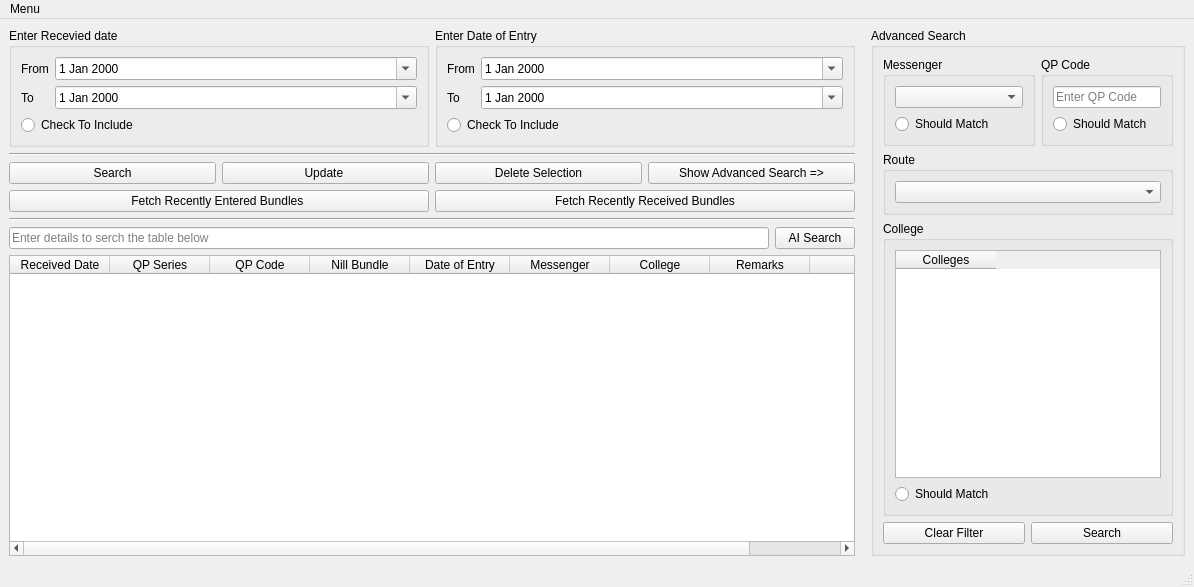
<?xml version="1.0" encoding="UTF-8"?>
<ui version="4.0">
 <class>BundleBrowser</class>
 <widget class="QMainWindow" name="BundleBrowser">
  <property name="geometry">
   <rect>
    <x>0</x>
    <y>0</y>
    <width>1194</width>
    <height>587</height>
   </rect>
  </property>
  <property name="windowTitle">
   <string>Bundle Browser</string>
  </property>
  <property name="windowIcon">
   <iconset>
    <normaloff>../../../../.designer/backup/search.png</normaloff>../../../../.designer/backup/search.png</iconset>
  </property>
  <property name="tabShape">
   <enum>QTabWidget::Rounded</enum>
  </property>
  <widget class="QWidget" name="centralwidget">
   <layout class="QHBoxLayout" name="horizontalLayout_4">
    <item>
     <layout class="QVBoxLayout" name="MainvVL">
      <property name="sizeConstraint">
       <enum>QLayout::SetNoConstraint</enum>
      </property>
      <item>
       <layout class="QHBoxLayout" name="dateEditHL">
        <item>
         <widget class="QGroupBox" name="groupBox_2">
          <property name="title">
           <string>Enter Recevied date</string>
          </property>
          <layout class="QVBoxLayout" name="verticalLayout_4">
           <item>
            <layout class="QGridLayout" name="gridLayout">
             <property name="topMargin">
              <number>0</number>
             </property>
             <item row="0" column="1">
              <widget class="QDateEdit" name="receviedFromDateEdit">
               <property name="sizePolicy">
                <sizepolicy hsizetype="Expanding" vsizetype="Fixed">
                 <horstretch>0</horstretch>
                 <verstretch>0</verstretch>
                </sizepolicy>
               </property>
               <property name="maximumDateTime">
                <datetime>
                 <hour>12</hour>
                 <minute>59</minute>
                 <second>59</second>
                 <year>9999</year>
                 <month>12</month>
                 <day>31</day>
                </datetime>
               </property>
               <property name="minimumDate">
                <date>
                 <year>1752</year>
                 <month>9</month>
                 <day>14</day>
                </date>
               </property>
               <property name="calendarPopup">
                <bool>true</bool>
               </property>
              </widget>
             </item>
             <item row="0" column="0">
              <widget class="QLabel" name="label">
               <property name="text">
                <string>From</string>
               </property>
              </widget>
             </item>
             <item row="1" column="0">
              <widget class="QLabel" name="label_2">
               <property name="text">
                <string>To</string>
               </property>
              </widget>
             </item>
             <item row="1" column="1">
              <widget class="QDateEdit" name="receivedToDateEdit">
               <property name="calendarPopup">
                <bool>true</bool>
               </property>
              </widget>
             </item>
            </layout>
           </item>
           <item>
            <widget class="QRadioButton" name="receviedDateRB">
             <property name="sizePolicy">
              <sizepolicy hsizetype="Fixed" vsizetype="Fixed">
               <horstretch>0</horstretch>
               <verstretch>0</verstretch>
              </sizepolicy>
             </property>
             <property name="minimumSize">
              <size>
               <width>126</width>
               <height>0</height>
              </size>
             </property>
             <property name="contextMenuPolicy">
              <enum>Qt::DefaultContextMenu</enum>
             </property>
             <property name="text">
              <string>Check To Include</string>
             </property>
            </widget>
           </item>
          </layout>
         </widget>
        </item>
        <item>
         <widget class="QGroupBox" name="groupBox">
          <property name="title">
           <string>Enter Date of Entry</string>
          </property>
          <property name="flat">
           <bool>false</bool>
          </property>
          <layout class="QVBoxLayout" name="verticalLayout_3">
           <item>
            <layout class="QGridLayout" name="gridLayout_2">
             <property name="topMargin">
              <number>0</number>
             </property>
             <item row="0" column="0">
              <widget class="QLabel" name="label_3">
               <property name="text">
                <string>From</string>
               </property>
              </widget>
             </item>
             <item row="0" column="1">
              <widget class="QDateEdit" name="entryFromDateEdit">
               <property name="sizePolicy">
                <sizepolicy hsizetype="Expanding" vsizetype="Fixed">
                 <horstretch>0</horstretch>
                 <verstretch>0</verstretch>
                </sizepolicy>
               </property>
               <property name="calendarPopup">
                <bool>true</bool>
               </property>
              </widget>
             </item>
             <item row="1" column="0">
              <widget class="QLabel" name="label_4">
               <property name="text">
                <string>To</string>
               </property>
              </widget>
             </item>
             <item row="1" column="1">
              <widget class="QDateEdit" name="entryToDateEdit">
               <property name="sizePolicy">
                <sizepolicy hsizetype="Expanding" vsizetype="Fixed">
                 <horstretch>0</horstretch>
                 <verstretch>0</verstretch>
                </sizepolicy>
               </property>
               <property name="calendarPopup">
                <bool>true</bool>
               </property>
              </widget>
             </item>
            </layout>
           </item>
           <item>
            <widget class="QRadioButton" name="entryDateRB">
             <property name="text">
              <string>Check To Include</string>
             </property>
            </widget>
           </item>
          </layout>
         </widget>
        </item>
       </layout>
      </item>
      <item>
       <widget class="Line" name="line_2">
        <property name="orientation">
         <enum>Qt::Horizontal</enum>
        </property>
       </widget>
      </item>
      <item>
       <layout class="QHBoxLayout" name="horizontalLayout_5">
        <property name="leftMargin">
         <number>0</number>
        </property>
        <property name="topMargin">
         <number>0</number>
        </property>
        <item>
         <widget class="QPushButton" name="searchPB">
          <property name="text">
           <string>Search</string>
          </property>
         </widget>
        </item>
        <item>
         <widget class="QPushButton" name="updatePB">
          <property name="text">
           <string>Update </string>
          </property>
         </widget>
        </item>
        <item>
         <widget class="QPushButton" name="deletePB">
          <property name="text">
           <string>Delete Selection</string>
          </property>
         </widget>
        </item>
        <item>
         <widget class="QPushButton" name="showAdvancedPB">
          <property name="text">
           <string>Show Advanced Search =&gt;</string>
          </property>
         </widget>
        </item>
       </layout>
      </item>
      <item>
       <layout class="QHBoxLayout" name="horizontalLayout_2">
        <property name="topMargin">
         <number>0</number>
        </property>
        <item>
         <widget class="QPushButton" name="fetchReceivedPB">
          <property name="text">
           <string>Fetch Recently Entered Bundles </string>
          </property>
         </widget>
        </item>
        <item>
         <widget class="QPushButton" name="fetchEnteredPB">
          <property name="text">
           <string>Fetch Recently Received Bundles</string>
          </property>
         </widget>
        </item>
       </layout>
      </item>
      <item>
       <widget class="Line" name="line">
        <property name="orientation">
         <enum>Qt::Horizontal</enum>
        </property>
       </widget>
      </item>
      <item>
       <layout class="QHBoxLayout" name="horizontalLayout_3">
        <property name="topMargin">
         <number>0</number>
        </property>
        <item>
         <widget class="QLineEdit" name="searchLineEdit">
          <property name="sizePolicy">
           <sizepolicy hsizetype="Expanding" vsizetype="Ignored">
            <horstretch>0</horstretch>
            <verstretch>0</verstretch>
           </sizepolicy>
          </property>
          <property name="minimumSize">
           <size>
            <width>0</width>
            <height>0</height>
           </size>
          </property>
          <property name="placeholderText">
           <string>Enter details to serch the table below</string>
          </property>
         </widget>
        </item>
        <item>
         <widget class="QPushButton" name="aiSearchPB">
          <property name="sizePolicy">
           <sizepolicy hsizetype="Minimum" vsizetype="Preferred">
            <horstretch>0</horstretch>
            <verstretch>0</verstretch>
           </sizepolicy>
          </property>
          <property name="text">
           <string>AI Search</string>
          </property>
          <property name="icon">
           <iconset>
            <normaloff>../../../../.designer/backup/loupe.png</normaloff>../../../../.designer/backup/loupe.png</iconset>
          </property>
          <property name="iconSize">
           <size>
            <width>19</width>
            <height>19</height>
           </size>
          </property>
         </widget>
        </item>
       </layout>
      </item>
      <item>
       <widget class="QTableWidget" name="tableWidget">
        <property name="sizePolicy">
         <sizepolicy hsizetype="Expanding" vsizetype="Expanding">
          <horstretch>0</horstretch>
          <verstretch>0</verstretch>
         </sizepolicy>
        </property>
        <property name="sizeAdjustPolicy">
         <enum>QAbstractScrollArea::AdjustToContents</enum>
        </property>
        <column>
         <property name="text">
          <string>Received Date</string>
         </property>
        </column>
        <column>
         <property name="text">
          <string>QP Series</string>
         </property>
        </column>
        <column>
         <property name="text">
          <string>QP Code</string>
         </property>
        </column>
        <column>
         <property name="text">
          <string>Nill Bundle</string>
         </property>
        </column>
        <column>
         <property name="text">
          <string>Date of Entry</string>
         </property>
        </column>
        <column>
         <property name="text">
          <string>Messenger</string>
         </property>
        </column>
        <column>
         <property name="text">
          <string>College</string>
         </property>
        </column>
        <column>
         <property name="text">
          <string>Remarks</string>
         </property>
        </column>
        <column>
         <property name="text">
          <string>ID</string>
         </property>
        </column>
       </widget>
      </item>
     </layout>
    </item>
    <item>
     <layout class="QHBoxLayout" name="advancedSearchHL">
      <property name="leftMargin">
       <number>10</number>
      </property>
      <item>
       <widget class="QGroupBox" name="advancedSearchGroupBox">
        <property name="sizePolicy">
         <sizepolicy hsizetype="Fixed" vsizetype="Expanding">
          <horstretch>0</horstretch>
          <verstretch>0</verstretch>
         </sizepolicy>
        </property>
        <property name="title">
         <string>Advanced Search</string>
        </property>
        <layout class="QVBoxLayout" name="verticalLayout_6">
         <item>
          <layout class="QHBoxLayout" name="horizontalLayout_7">
           <property name="topMargin">
            <number>0</number>
           </property>
           <item>
            <widget class="QGroupBox" name="groupBox_6">
             <property name="title">
              <string>Messenger</string>
             </property>
             <layout class="QVBoxLayout" name="verticalLayout_7">
              <item>
               <widget class="QComboBox" name="messengersCB">
                <property name="sizePolicy">
                 <sizepolicy hsizetype="Expanding" vsizetype="Fixed">
                  <horstretch>0</horstretch>
                  <verstretch>0</verstretch>
                 </sizepolicy>
                </property>
                <property name="placeholderText">
                 <string>Select Messenger</string>
                </property>
               </widget>
              </item>
              <item>
               <widget class="QRadioButton" name="matchMessengerRB">
                <property name="text">
                 <string>Should Match</string>
                </property>
               </widget>
              </item>
             </layout>
            </widget>
           </item>
           <item>
            <widget class="QGroupBox" name="groupBox_7">
             <property name="title">
              <string>QP Code</string>
             </property>
             <layout class="QVBoxLayout" name="verticalLayout_10">
              <item>
               <widget class="QLineEdit" name="qpCodeLineEdit">
                <property name="sizePolicy">
                 <sizepolicy hsizetype="Minimum" vsizetype="Fixed">
                  <horstretch>0</horstretch>
                  <verstretch>0</verstretch>
                 </sizepolicy>
                </property>
                <property name="minimumSize">
                 <size>
                  <width>70</width>
                  <height>0</height>
                 </size>
                </property>
                <property name="placeholderText">
                 <string>Enter QP Code</string>
                </property>
               </widget>
              </item>
              <item>
               <widget class="QRadioButton" name="matchQPRB">
                <property name="text">
                 <string>Should Match</string>
                </property>
               </widget>
              </item>
             </layout>
            </widget>
           </item>
          </layout>
         </item>
         <item>
          <widget class="QGroupBox" name="groupBox_4">
           <property name="title">
            <string>Route</string>
           </property>
           <layout class="QVBoxLayout" name="verticalLayout_9">
            <item>
             <widget class="QComboBox" name="routeCB">
              <property name="placeholderText">
               <string>Select A Route</string>
              </property>
             </widget>
            </item>
           </layout>
          </widget>
         </item>
         <item>
          <widget class="QGroupBox" name="groupBox_5">
           <property name="title">
            <string>College</string>
           </property>
           <layout class="QVBoxLayout" name="verticalLayout_8">
            <item>
             <widget class="QTableWidget" name="colegeTableWidget">
              <property name="sizePolicy">
               <sizepolicy hsizetype="Preferred" vsizetype="Expanding">
                <horstretch>0</horstretch>
                <verstretch>0</verstretch>
               </sizepolicy>
              </property>
              <property name="sizeAdjustPolicy">
               <enum>QAbstractScrollArea::AdjustToContents</enum>
              </property>
              <column>
               <property name="text">
                <string>Colleges</string>
               </property>
              </column>
             </widget>
            </item>
            <item>
             <widget class="QRadioButton" name="matchCollegeRB">
              <property name="text">
               <string>Should Match</string>
              </property>
             </widget>
            </item>
           </layout>
          </widget>
         </item>
         <item>
          <layout class="QHBoxLayout" name="horizontalLayout">
           <property name="topMargin">
            <number>0</number>
           </property>
           <item>
            <widget class="QPushButton" name="clearPB">
             <property name="text">
              <string>Clear Filter</string>
             </property>
            </widget>
           </item>
           <item>
            <widget class="QPushButton" name="advancedsearchPB">
             <property name="text">
              <string>Search</string>
             </property>
            </widget>
           </item>
          </layout>
         </item>
        </layout>
       </widget>
      </item>
     </layout>
    </item>
   </layout>
  </widget>
  <widget class="QMenuBar" name="menubar">
   <property name="geometry">
    <rect>
     <x>0</x>
     <y>0</y>
     <width>1194</width>
     <height>24</height>
    </rect>
   </property>
   <widget class="QMenu" name="menuMenu">
    <property name="title">
     <string>Menu</string>
    </property>
    <widget class="QMenu" name="menuTable">
     <property name="title">
      <string>Main Table</string>
     </property>
     <addaction name="actionShow_ID"/>
    </widget>
    <addaction name="menuTable"/>
   </widget>
   <addaction name="menuMenu"/>
  </widget>
  <widget class="QStatusBar" name="statusbar"/>
  <action name="actionShow_ID">
   <property name="checkable">
    <bool>true</bool>
   </property>
   <property name="text">
    <string>Show ID</string>
   </property>
  </action>
 </widget>
 <resources/>
 <connections/>
</ui>
